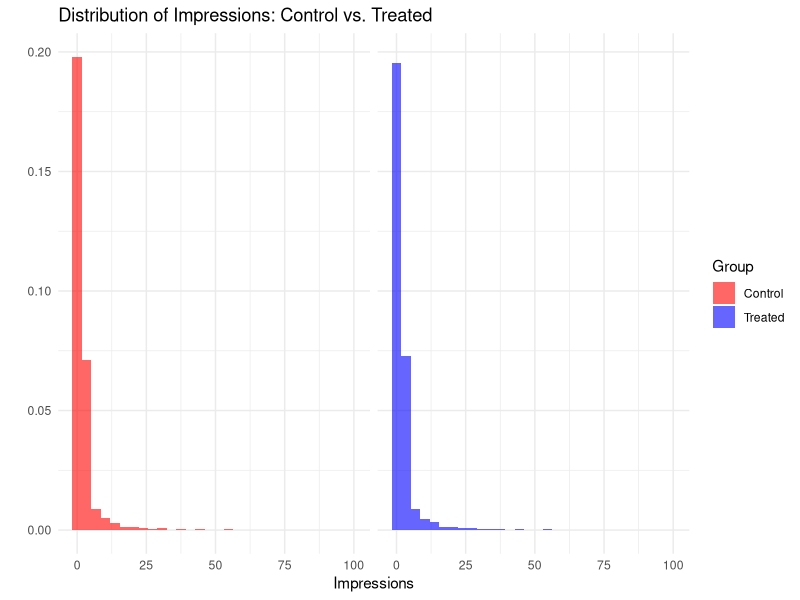

Write R code to recreate this figure. (Note: this script raises an error after producing the figure.)
## ---- chunk 1
# Load necessary packages
library(boot) 
library(AER) 
library(tidyverse)
## ---- chunk 2
# read the dataset
data <- read.csv("CaseData2025.csv", sep=";")
str(data)
## ---- chunk 3
P = 300 # average net contribution of a purchase 
ads_cost = 100 / 1000 # average cost of each impression

# summary data
summary <- data %>% 
  select(test, purchase, impressions) %>%
  group_by(test) %>%
  summarize(purchases = sum(purchase),
            no.customers = n(),
            no.impressions = sum(impressions),
            conversion.rate = mean(purchase),
            profit = purchases*P)

summary
## ---- chunk 4
# plot the distribution of impressions between groups
ggplot(data, aes(x = impressions, fill = factor(test))) +
  geom_histogram(aes(y = after_stat(density)), alpha = 0.6, 
                 position = "identity", bins = 30) +
  scale_fill_manual(values = c("red", "blue"), 
                    labels = c("Control", "Treated")) +
  labs(title = "Distribution of Impressions: Control vs. Treated",
       x = "Impressions", y = "", fill = 'Group') +
  theme_minimal() +
  facet_wrap(~test) + 
  theme(strip.text = element_blank())

# H0 : impressions distribution between groups are same
# p-value = 0.07902 : fail to reject the null hypothesis
ks.test(impressions ~ test, data = data)
## ---- chunk 5
# lift in conversion rate
(summary[2,5] - summary[1,5])/summary[1,5]

# incremental profit from the treated group (scaling for size)
incremental_profit = summary[2,6] - summary[1,6]*summary[2,3]/summary[1,3] - summary[2,4]*ads_cost
incremental_profit

# average incremental profit
incremental_profit/summary[2,3]
## ---- chunk 6
# statistical tests for the conversion rates of different groups
# H0 : difference in conversion rates = 0
data$test <- as.factor(data$test)
t.test(purchase ~ test, data = data)
# p-value = 0.05064 > 0.5 : fail to reject null hypothesis 
# confidence interval includes 0
# the observed lift might due to random chance
## ---- chunk 7
# Define the bootstrap function
conversion <- function(df, indices) {
  d <- df[indices, ]
  base = mean(d$purchase[d$test == 0])
  treated = mean(d$purchase[d$test == 1])
  ATE = treated - base
  return (c(base, treated, ATE))
}

set.seed(1234)
# Perform bootstrap with 10000 resamples
boot_results = boot(data = data, statistic = conversion, R = 10000)
boot.ci(boot_results, type = "perc", index = 3)
## ---- chunk 8
# graphical analysis
ggplot(data, aes(x = impressions, y = purchase, color = factor(test))) +
  geom_point(alpha = 0.4, color = "blue") +
  geom_smooth(method = "glm", method.args = list(family = "binomial"),
              se = FALSE, linetype = "dotted", linewidth = 0.8) +
  labs(title = "Conversion Rate vs. Impressions",
       x = "Impressions", y = "Probability of Purchase", color = "Group") +
  theme_minimal() + theme(legend.position = 'bottom')

# regression analysis
summary(glm(purchase ~ impressions * factor(test), data, family = 'binomial'))
# each additional impression increases the probability of purchase by 5%
# highly significant (p-value < 0.001) 
# impressions have a positive impact on conversion rate
## ---- chunk 9
bins = seq(20, 100, by = 10)
res = data.frame()
for (s in bins) {
  mod = glm(purchase ~ impressions * factor(test), 
            data = data[data$impressions <= s, ], family = 'binomial')
  coef_val = summary(mod)$coefficients["impressions:factor(test)1", "Estimate"]
  pvalue = summary(mod)$coefficients["impressions:factor(test)1", "Pr(>|z|)"]
  res = rbind(res, data.frame(Impressions = paste('<=', s),
                              Coefficient = coef_val, pvalue = pvalue))
}

res
